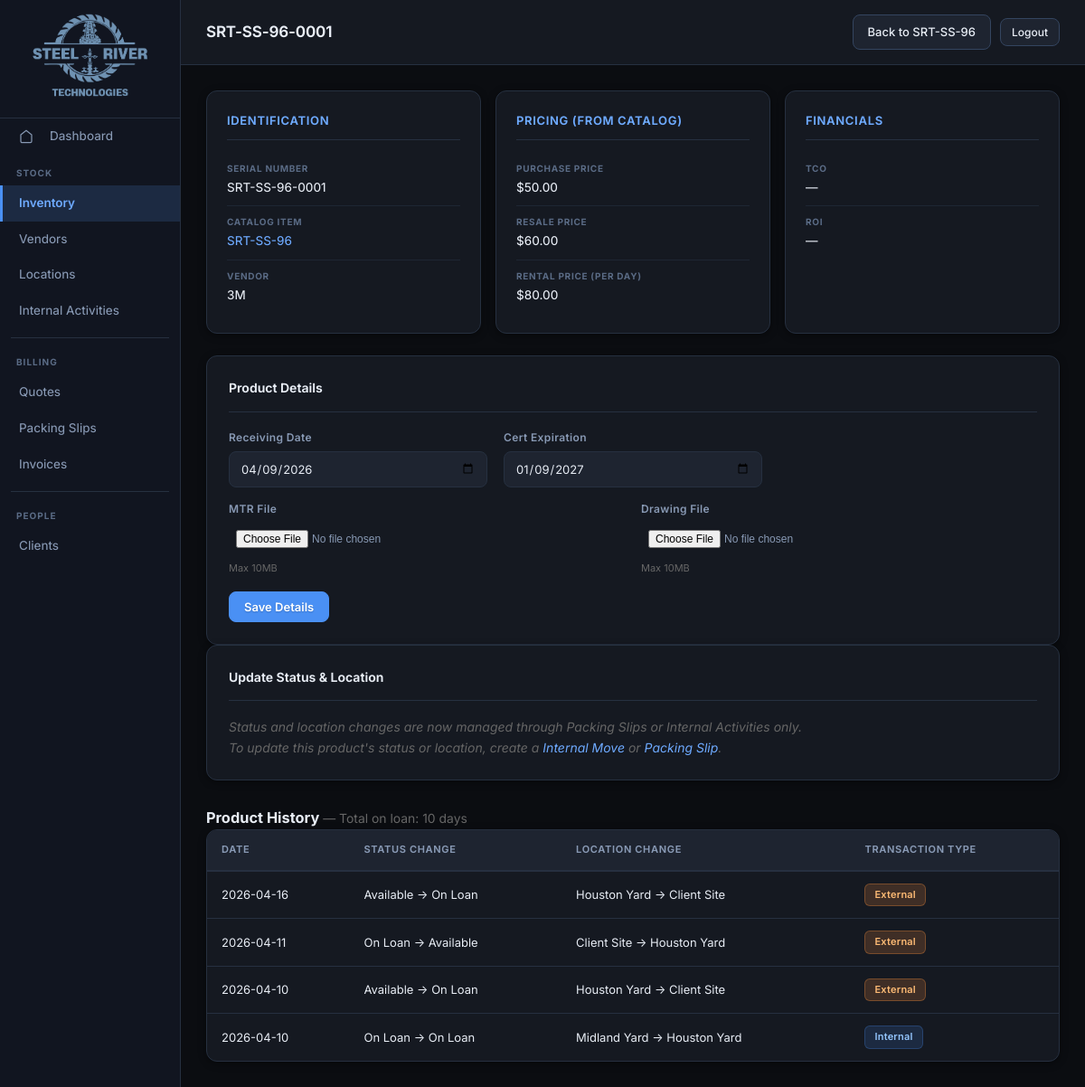
The app's page /inventory/product/SRT-SS-96-0001, older data.
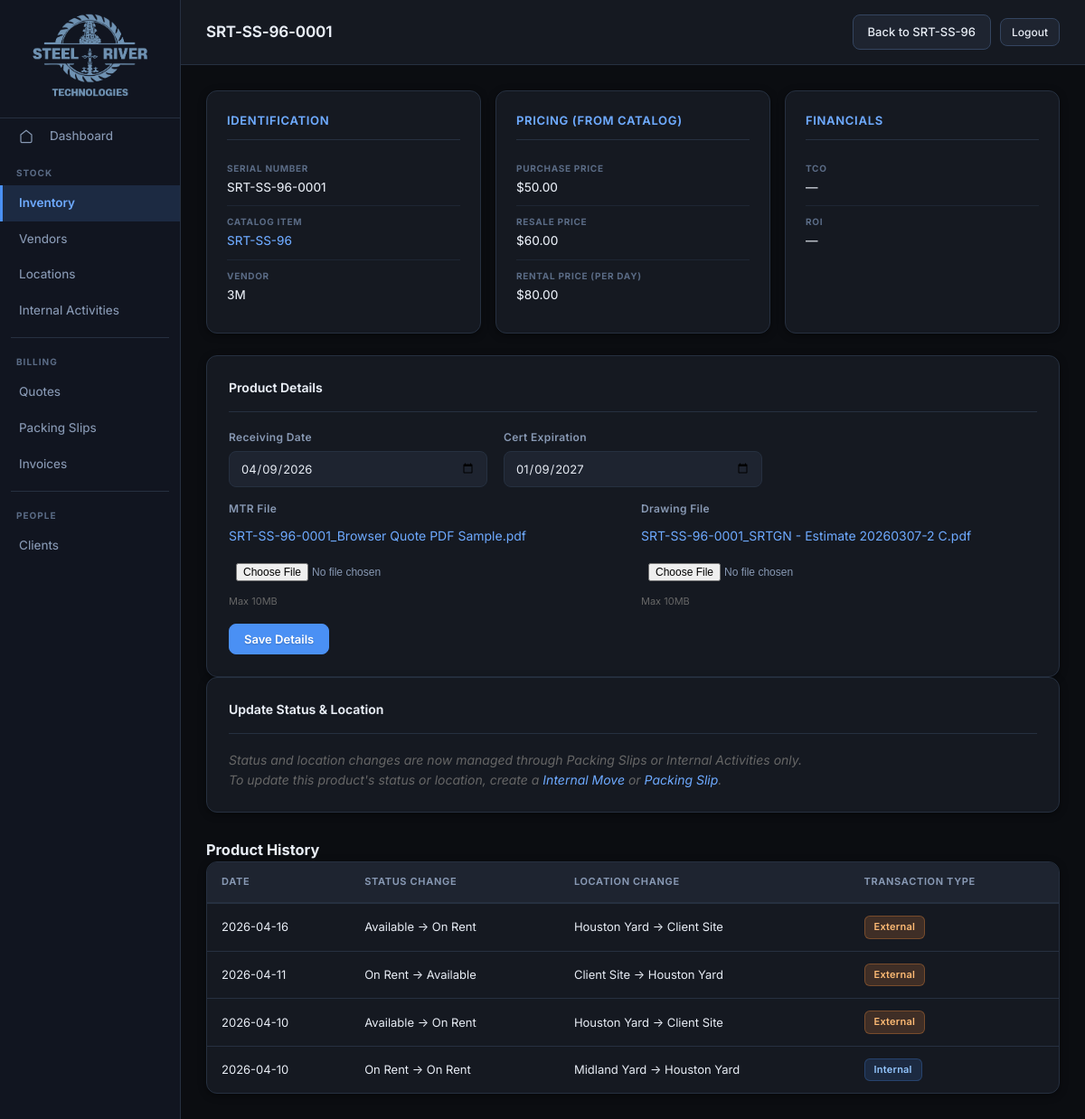
The same page, newer data.
### tables this page shows
CREATE TABLE "Product_Lifecycle" (
    id              INTEGER PRIMARY KEY AUTOINCREMENT,
    serial_number   TEXT NOT NULL,
    change_date     TEXT NOT NULL,
    old_status      TEXT,
    new_status      TEXT,
    old_location    TEXT,
    new_location    TEXT,
    transaction_type TEXT NOT NULL CHECK(transaction_type IN ('INTERNAL','EXTERNAL'))
);

CREATE TABLE "Product" (
            serial_number TEXT PRIMARY KEY,
            parts_number TEXT NOT NULL,
            status TEXT,
            location TEXT,
            receiving_date TEXT,
            certification_expiration_date TEXT, mtr_filename TEXT, drawing_filename TEXT, created_by TEXT, created_at TEXT, modified_by TEXT, modified_at TEXT);

### app/routes/inventory.py (the view)
@router.get("/product/{serial_number}", response_class=HTMLResponse)
def product_detail(request: Request, serial_number: str):
    db = get_db()
    product = db.execute(
        """SELECT p.*, pn.description as parts_description, pn.cost_price as purchase_price, pn.resale_price, pn.rental_price, v.name as vendor_name
           FROM Product p
           LEFT JOIN PartNumber pn ON p.parts_number = pn.parts_number
           LEFT JOIN Vendor v ON pn.vendor_name = v.name
           WHERE p.serial_number=?""",
        (serial_number,),
    ).fetchone()
    ext_txns = db.execute(
        """
        SELECT te.*, ps.packing_slip_number, c.name as customer_name
        FROM Transaction_External te
        JOIN Packing_Slip ps ON te.packing_slip_id=ps.packing_slip_number
        LEFT JOIN Clients c ON ps.client_id=c.client_id
        WHERE te.transaction_ext_id IN (
            SELECT transaction_ext_id FROM Transaction_External_Items WHERE serial_number=?
        ) ORDER BY te.outbound_date DESC
    """,
        (serial_number,),
    ).fetchall()
    int_txns = db.execute(
        """
        SELECT ti.* FROM Transaction_Internal ti
        WHERE ti.transaction_int_id IN (
            SELECT transaction_int_id FROM Transaction_Internal_Items WHERE serial_number=?
        ) ORDER BY ti.move_date DESC
    """,
        (serial_number,),
    ).fetchall()
    lifecycle = db.execute(
        """SELECT * FROM Product_Lifecycle
           WHERE serial_number=?
           ORDER BY change_date DESC, id DESC""",
        (serial_number,),
    ).fetchall()
    lifecycle_asc = db.execute(
        """SELECT * FROM Product_Lifecycle
           WHERE serial_number=?
           ORDER BY change_date ASC, id ASC""",
        (serial_number,),
    ).fetchall()
    from datetime import datetime, date
    total_on_loan_days = 0
    on_loan_start = None
    for entry in lifecycle_asc:
        if entry["new_status"] == "On Loan":
            on_loan_start = entry["change_date"]
        elif (
            entry["old_status"] == "On Loan" and on_loan_start and entry["change_date"]
        ):
            start = datetime.strptime(on_loan_start, "%Y-%m-%d").date()
            end = datetime.strptime(entry["change_date"], "%Y-%m-%d").date()
            total_on_loan_days += (end - start).days
            on_loan_start = None
    if on_loan_start:
        start = datetime.strptime(on_loan_start, "%Y-%m-%d").date()
        total_on_loan_days += (date.today() - start).days
    min_change_date = None
    if lifecycle and lifecycle[0]["change_date"]:
        min_change_date = lifecycle[0]["change_date"]
    end_statuses = ["Sold", "Lost", "Retired / Decommissioned"]
    updates_disabled = product["status"] in end_statuses if product else False
    purchase_price = product["purchase_price"] if product else None
    resale_price = product["resale_price"] if product else None
    rental_price = product["rental_price"] if product else None
    locations = db.execute("SELECT * FROM Location ORDER BY name").fetchall()
    db.close()
    return templates.TemplateResponse(
        "inventory/product_detail.html",
        {
            "request": request,
            "product": product,
            "product_status": product["status"] if product else None,
            "product_location": product["location"] if product else None,
            "status_options": get_status_options(),
            "ext_txns": ext_txns,
            "int_txns": int_txns,
            "lifecycle": lifecycle,
            "locations": locations,
            "purchase_price": purchase_price,
            "resale_price": resale_price,
            "rental_price": rental_price,
            "min_change_date": min_change_date,
            "updates_disabled": updates_disabled,
            "total_on_loan_days": total_on_loan_days,
        },
    )

### app/templates/inventory/product_detail.html (shortened to what the changed rows need)
{% extends "base.html" %}
{% block page_title %}{{ product.serial_number }}{% endblock %}
{% set active = "inventory" %}
{% block topbar_actions %}
<a href="/inventory/part-number/{{ product.parts_number }}" class="btn">
  Back to {{ product.parts_number }}
</a>
{% endblock %}
{% block content %}
<div style="display: grid; grid-template-columns: 1fr 1fr 1fr; gap: 16px; margin-bottom: 24px;">
  <div class="detail-section">
    <div class="detail-row">
      <span class="detail-label">Serial Number</span>
      <span class="detail-value">{{ product.serial_number }}</span>
    </div>
    <div class="detail-row">
      <span class="detail-value"><a href="/inventory/part-number/{{ product.parts_number }}">{{ product.parts_number }}</a></span>
    </div>
  </div>
</div>
<form method="post" action="/inventory/product/{{ product.serial_number }}/edit" enctype="multipart/form-data" id="product-details-form">
  <div class="card">
    <div class="form-grid-3">
      <div class="form-group">
        <label for="receiving_date">Receiving Date</label>
        <input type="date" id="receiving_date" name="receiving_date" value="{{ product.receiving_date or '' }}" required>
      </div>
      <div class="form-group">
        <label for="certification_expiration_date">Cert Expiration</label>
        <input type="date" id="certification_expiration_date" name="certification_expiration_date" value="{{ product.certification_expiration_date or '' }}">
      </div>
    </div>
    <div class="form-grid" style="margin-top: 14px;">
      <div class="form-group">
        {% if product.mtr_filename %}
        {% set mtr_path = 'mtr/' + product.mtr_filename if not '/' in product.mtr_filename else product.mtr_filename %}
        <div style="margin: 4px 0;"><a href="/data/uploads/{{ mtr_path }}" target="_blank">{{ product.mtr_filename }}</a></div>
        {% endif %}
      </div>
      <div class="form-group">
        {% if product.drawing_filename %}
        {% set drw_path = 'drawings/' + product.drawing_filename if not '/' in product.drawing_filename else product.drawing_filename %}
        <div style="margin: 4px 0;"><a href="/data/uploads/{{ drw_path }}" target="_blank">{{ product.drawing_filename }}</a></div>
        {% endif %}
      </div>
    </div>
  </div>
</form>
{% if lifecycle %}
<h3 style="margin-top: 2rem;">
  Product History
  {% if total_on_loan_days > 0 %}
  <span style="font-size: 0.85em; font-weight: normal; color: #666;"> — Total on loan: {{ total_on_loan_days }} day{{ "s" if total_on_loan_days != 1 else "" }}</span>
  {% endif %}
</h3>
<div class="table-wrap">
<table>
  <thead>
    <tr>
      <th>Date</th>
      <th>Status Change</th>
      <th>Location Change</th>
      <th>Transaction Type</th>
    </tr>
  </thead>
  <tbody>
    {% for entry in lifecycle %}
    <tr>
      <td>{{ entry.change_date or "—" }}</td>
      <td>
        {% set disp_old_status = entry.old_status if entry.old_status else product_status %}
        {% set disp_new_status = entry.new_status if entry.new_status else disp_old_status %}
        {{ disp_old_status }} → {{ disp_new_status }}
      </td>
      <td>
        {% set disp_old_loc = entry.old_location if entry.old_location else product_location %}
        {% set disp_new_loc = entry.new_location if entry.new_location else disp_old_loc %}
        {{ disp_old_loc or "—" }} → {{ disp_new_loc or "—" }}
      </td>
      <td>
        {% if entry.transaction_type == "INTERNAL" %}
        <span class="badge badge-internal">Internal</span>
        {% else %}
        <span class="badge badge-external">External</span>
        {% endif %}
      </td>
    </tr>
    {% endfor %}
  </tbody>
</table>
</div>
{% endif %}
{% endblock %}

Row changes from the older to the newer data that the page shows:
changed Product "SRT-SS-96-0001": mtr_filename (not shown) → "SRT-SS-96-0001_Browser Quote PDF Sample.pdf"; drawing_filename (not shown) → "SRT-SS-96-0001_SRTGN - Estimate 20260307-2 C.pdf"; status "On Loan" → "On Rent"
changed Product_Lifecycle (number 1 of 4 on the later page): new_status "On Loan" → "On Rent"
changed Product_Lifecycle (number 2 of 4 on the later page): old_status "On Loan" → "On Rent"
changed Product_Lifecycle (number 3 of 4 on the later page): new_status "On Loan" → "On Rent"
Text that changed along with them:
{{ total_on_loan_days }}: "10" → (not shown)
{{ "s" if total_on_loan_days != 1 else "" }}: "s" → (not shown)
text no longer shown: "— Total on loan: day"
